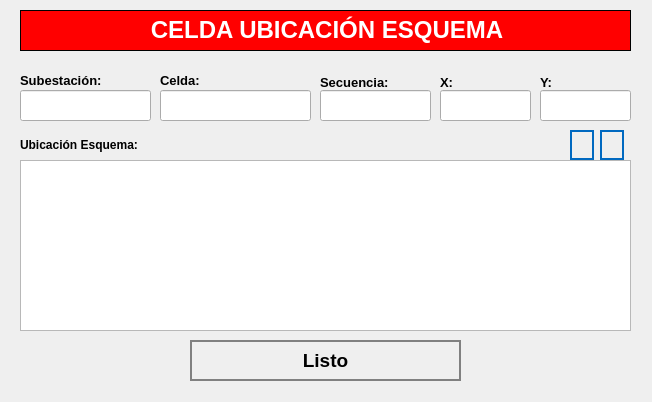
<?xml version="1.0" encoding="UTF-8"?>
<ui version="4.0">
 <class>NewBook</class>
 <widget class="QWidget" name="NewBook">
  <property name="geometry">
   <rect>
    <x>0</x>
    <y>0</y>
    <width>652</width>
    <height>402</height>
   </rect>
  </property>
  <property name="windowTitle">
   <string>Nuevo Registro</string>
  </property>
  <property name="styleSheet">
   <string notr="true">QPushButton
{	
	height: 2em;
 	border-style: solid;
	border-width: 2px;
 	border-color: grey;
	font-weight: bold;
}

QPushButton:hover
{
   	background-color:grey;
	color:white;
}</string>
  </property>
  <widget class="QLabel" name="label">
   <property name="geometry">
    <rect>
     <x>20</x>
     <y>10</y>
     <width>611</width>
     <height>41</height>
    </rect>
   </property>
   <property name="font">
    <font>
     <underline>false</underline>
    </font>
   </property>
   <property name="autoFillBackground">
    <bool>false</bool>
   </property>
   <property name="styleSheet">
    <string notr="true">background-color: red;</string>
   </property>
   <property name="frameShape">
    <enum>QFrame::Box</enum>
   </property>
   <property name="text">
    <string>&lt;html&gt;&lt;head/&gt;&lt;body&gt;&lt;p align=&quot;center&quot;&gt;&lt;span style=&quot; font-size:18pt; font-weight:600; color:#ffffff;&quot;&gt;CELDA UBICACIÓN ESQUEMA&lt;/span&gt;&lt;/p&gt;&lt;/body&gt;&lt;/html&gt;</string>
   </property>
  </widget>
  <widget class="QLineEdit" name="inputX">
   <property name="geometry">
    <rect>
     <x>440</x>
     <y>90</y>
     <width>91</width>
     <height>31</height>
    </rect>
   </property>
   <property name="font">
    <font>
     <pointsize>12</pointsize>
    </font>
   </property>
   <property name="maxLength">
    <number>14</number>
   </property>
  </widget>
  <widget class="QLineEdit" name="inputCodigo">
   <property name="geometry">
    <rect>
     <x>20</x>
     <y>90</y>
     <width>131</width>
     <height>31</height>
    </rect>
   </property>
   <property name="font">
    <font>
     <pointsize>12</pointsize>
    </font>
   </property>
  </widget>
  <widget class="QLabel" name="label_area_2">
   <property name="geometry">
    <rect>
     <x>160</x>
     <y>70</y>
     <width>151</width>
     <height>21</height>
    </rect>
   </property>
   <property name="text">
    <string>&lt;html&gt;&lt;head/&gt;&lt;body&gt;&lt;p&gt;&lt;span style=&quot; font-size:10pt; font-weight:600;&quot;&gt;Celda:&lt;/span&gt;&lt;/p&gt;&lt;/body&gt;&lt;/html&gt;</string>
   </property>
  </widget>
  <widget class="QLabel" name="label_autoriza">
   <property name="geometry">
    <rect>
     <x>20</x>
     <y>70</y>
     <width>101</width>
     <height>21</height>
    </rect>
   </property>
   <property name="text">
    <string>&lt;html&gt;&lt;head/&gt;&lt;body&gt;&lt;p&gt;&lt;span style=&quot; font-size:10pt; font-weight:600;&quot;&gt;Subestación:&lt;/span&gt;&lt;/p&gt;&lt;/body&gt;&lt;/html&gt;</string>
   </property>
  </widget>
  <widget class="QLineEdit" name="inputY">
   <property name="geometry">
    <rect>
     <x>540</x>
     <y>90</y>
     <width>91</width>
     <height>31</height>
    </rect>
   </property>
   <property name="font">
    <font>
     <pointsize>12</pointsize>
    </font>
   </property>
   <property name="maxLength">
    <number>14</number>
   </property>
  </widget>
  <widget class="QLineEdit" name="inputCelda">
   <property name="geometry">
    <rect>
     <x>160</x>
     <y>90</y>
     <width>151</width>
     <height>31</height>
    </rect>
   </property>
   <property name="font">
    <font>
     <pointsize>12</pointsize>
    </font>
   </property>
  </widget>
  <widget class="QLabel" name="label_motivoVisita_4">
   <property name="geometry">
    <rect>
     <x>320</x>
     <y>70</y>
     <width>111</width>
     <height>25</height>
    </rect>
   </property>
   <property name="text">
    <string>&lt;html&gt;&lt;head/&gt;&lt;body&gt;&lt;p&gt;&lt;span style=&quot; font-size:10pt; font-weight:600;&quot;&gt;Secuencia:&lt;/span&gt;&lt;/p&gt;&lt;/body&gt;&lt;/html&gt;</string>
   </property>
  </widget>
  <widget class="QLabel" name="label_horaIngreso_3">
   <property name="geometry">
    <rect>
     <x>440</x>
     <y>70</y>
     <width>71</width>
     <height>25</height>
    </rect>
   </property>
   <property name="text">
    <string>&lt;html&gt;&lt;head/&gt;&lt;body&gt;&lt;p&gt;&lt;span style=&quot; font-size:10pt; font-weight:600;&quot;&gt;X:&lt;/span&gt;&lt;/p&gt;&lt;/body&gt;&lt;/html&gt;</string>
   </property>
  </widget>
  <widget class="QLineEdit" name="inputSecuencia">
   <property name="geometry">
    <rect>
     <x>320</x>
     <y>90</y>
     <width>111</width>
     <height>31</height>
    </rect>
   </property>
   <property name="font">
    <font>
     <pointsize>12</pointsize>
    </font>
   </property>
  </widget>
  <widget class="QLabel" name="label_horaSalida_3">
   <property name="geometry">
    <rect>
     <x>540</x>
     <y>70</y>
     <width>81</width>
     <height>25</height>
    </rect>
   </property>
   <property name="text">
    <string>&lt;html&gt;&lt;head/&gt;&lt;body&gt;&lt;p&gt;&lt;span style=&quot; font-size:10pt; font-weight:600;&quot;&gt;Y:&lt;/span&gt;&lt;/p&gt;&lt;/body&gt;&lt;/html&gt;</string>
   </property>
  </widget>
  <widget class="QTableWidget" name="tableEsquema">
   <property name="geometry">
    <rect>
     <x>20</x>
     <y>160</y>
     <width>611</width>
     <height>171</height>
    </rect>
   </property>
   <property name="autoFillBackground">
    <bool>true</bool>
   </property>
   <property name="lineWidth">
    <number>5</number>
   </property>
   <property name="editTriggers">
    <set>QAbstractItemView::NoEditTriggers</set>
   </property>
   <property name="textElideMode">
    <enum>Qt::ElideLeft</enum>
   </property>
   <attribute name="horizontalHeaderMinimumSectionSize">
    <number>10</number>
   </attribute>
  </widget>
  <widget class="QPushButton" name="btnDeleteEsquema">
   <property name="geometry">
    <rect>
     <x>600</x>
     <y>130</y>
     <width>24</width>
     <height>30</height>
    </rect>
   </property>
   <property name="font">
    <font>
     <pointsize>12</pointsize>
     <weight>75</weight>
     <bold>true</bold>
    </font>
   </property>
   <property name="cursor">
    <cursorShape>PointingHandCursor</cursorShape>
   </property>
   <property name="styleSheet">
    <string notr="true">QPushButton
{	
	height: 2em;
 	border-style: solid;
	border-width: 2px;
 	border-color: #0069c0;
	font-weight: bold;
}

QPushButton:hover
{
   	background-color:#0069c0;
	color:white;
}</string>
   </property>
   <property name="text">
    <string/>
   </property>
   <property name="icon">
    <iconset>
     <normaloff>../assets/icons/deletesquare.png</normaloff>../assets/icons/deletesquare.png</iconset>
   </property>
   <property name="iconSize">
    <size>
     <width>25</width>
     <height>25</height>
    </size>
   </property>
   <property name="autoDefault">
    <bool>true</bool>
   </property>
   <property name="default">
    <bool>true</bool>
   </property>
   <property name="flat">
    <bool>true</bool>
   </property>
  </widget>
  <widget class="QLabel" name="label_4">
   <property name="geometry">
    <rect>
     <x>20</x>
     <y>130</y>
     <width>311</width>
     <height>30</height>
    </rect>
   </property>
   <property name="text">
    <string>&lt;html&gt;&lt;head/&gt;&lt;body&gt;&lt;p&gt;&lt;span style=&quot; font-size:9pt; font-weight:600;&quot;&gt;Ubicación Esquema:&lt;/span&gt;&lt;/p&gt;&lt;/body&gt;&lt;/html&gt;</string>
   </property>
   <property name="scaledContents">
    <bool>true</bool>
   </property>
  </widget>
  <widget class="QPushButton" name="btnAddEsquema">
   <property name="geometry">
    <rect>
     <x>570</x>
     <y>130</y>
     <width>24</width>
     <height>30</height>
    </rect>
   </property>
   <property name="font">
    <font>
     <pointsize>12</pointsize>
     <weight>75</weight>
     <bold>true</bold>
    </font>
   </property>
   <property name="cursor">
    <cursorShape>PointingHandCursor</cursorShape>
   </property>
   <property name="styleSheet">
    <string notr="true">QPushButton
{	
	height: 2em;
 	border-style: solid;
	border-width: 2px;
 	border-color: #0069c0;
	font-weight: bold;
}

QPushButton:hover
{
   	background-color:#0069c0;
	color:white;
}</string>
   </property>
   <property name="text">
    <string/>
   </property>
   <property name="icon">
    <iconset>
     <normaloff>../assets/icons/add-icon.png</normaloff>../assets/icons/add-icon.png</iconset>
   </property>
   <property name="iconSize">
    <size>
     <width>25</width>
     <height>25</height>
    </size>
   </property>
   <property name="autoDefault">
    <bool>true</bool>
   </property>
   <property name="default">
    <bool>true</bool>
   </property>
   <property name="flat">
    <bool>true</bool>
   </property>
  </widget>
  <widget class="QPushButton" name="cancelButton">
   <property name="geometry">
    <rect>
     <x>190</x>
     <y>340</y>
     <width>271</width>
     <height>41</height>
    </rect>
   </property>
   <property name="font">
    <font>
     <pointsize>14</pointsize>
     <weight>75</weight>
     <bold>true</bold>
    </font>
   </property>
   <property name="cursor">
    <cursorShape>PointingHandCursor</cursorShape>
   </property>
   <property name="styleSheet">
    <string notr="true">QPushButton
{	
	height: 2em;
 	border-style: solid;
	border-width: 2px;
 	border-color: grey;
	font-weight: bold;
}

QPushButton:hover
{
   	background-color:grey;
	color:white;
}</string>
   </property>
   <property name="text">
    <string>Listo</string>
   </property>
   <property name="icon">
    <iconset>
     <normaloff>../assets/icons/exitoso.png</normaloff>../assets/icons/exitoso.png</iconset>
   </property>
   <property name="iconSize">
    <size>
     <width>30</width>
     <height>30</height>
    </size>
   </property>
   <property name="autoDefault">
    <bool>true</bool>
   </property>
   <property name="default">
    <bool>true</bool>
   </property>
   <property name="flat">
    <bool>true</bool>
   </property>
  </widget>
 </widget>
 <resources/>
 <connections/>
</ui>
